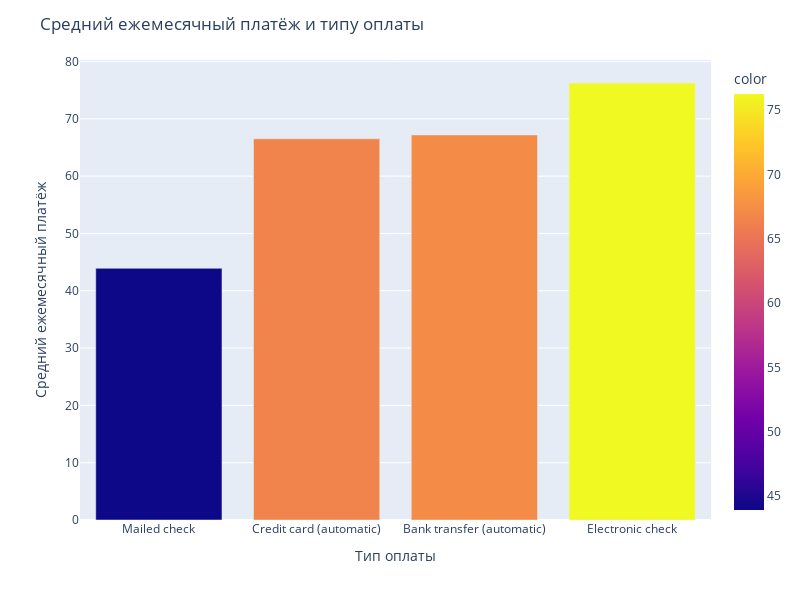

The cell this chart's notebook holds for it:
### Markdown cell above
Чем позднее клиент присоединялся к компании, тем меньше он платил ежемесячно.

Те кто начали пользоваться услугами в 2013 в среднем платили по 100 у.е. за услуги. В 2013 году таких клиентов было всего 8, что не является достаточным для точного определения. Однако начиная с 2014 года существует устойчивая тенденция к снижению среднемесечного платежа у новых клиентов.

Посмотрим, кто сколько платит в зависимости от типа оплаты:

### Code cell
mean_monthly_charges = df_for_plot.groupby('PaymentMethod')['MonthlyCharges'].mean().sort_values()

fig = px.bar(df_for_plot, x=mean_monthly_charges.index, y=mean_monthly_charges.values, color=mean_monthly_charges)

fig.update_layout(title='Средний ежемесячный платёж и типу оплаты',
                   xaxis_title='Тип оплаты',
                   yaxis_title='Средний ежемесячный платёж',
                   width=800, height=600)
fig.show()

### Figure 1 — Plotly figure (JSON) as saved in the notebook; plotly's stock layout.template omitted (floating-point values rounded to 4 significant figures)
{"data": [{"alignmentgroup": "True", "hovertemplate": "x=%{x}<br>y=%{y}<br>color=%{marker.color}<extra></extra>", "legendgroup": "", "marker": {"color": [43.92, 66.51, 67.19, 76.26], "coloraxis": "coloraxis", "pattern": {"shape": ""}}, "name": "", "offsetgroup": "", "orientation": "v", "showlegend": false, "textposition": "auto", "type": "bar", "x": ["Mailed check", "Credit card (automatic)", "Bank transfer (automatic)", "Electronic check"], "xaxis": "x", "y": [43.92, 66.51, 67.19, 76.26], "yaxis": "y"}], "layout": {"barmode": "relative", "coloraxis": {"colorbar": {"title": {"text": "color"}}, "colorscale": [[0, "#0d0887"], [0.1111, "#46039f"], [0.2222, "#7201a8"], [0.3333, "#9c179e"], [0.4444, "#bd3786"], [0.5556, "#d8576b"], [0.6667, "#ed7953"], [0.7778, "#fb9f3a"], [0.8889, "#fdca26"], [1, "#f0f921"]]}, "height": 600, "legend": {"tracegroupgap": 0}, "margin": {"t": 60}, "title": {"text": "Средний ежемесячный платёж и типу оплаты"}, "width": 800, "xaxis": {"anchor": "y", "domain": [0, 1], "title": {"text": "Тип оплаты"}}, "yaxis": {"anchor": "x", "domain": [0, 1], "title": {"text": "Средний ежемесячный платёж"}}}}
